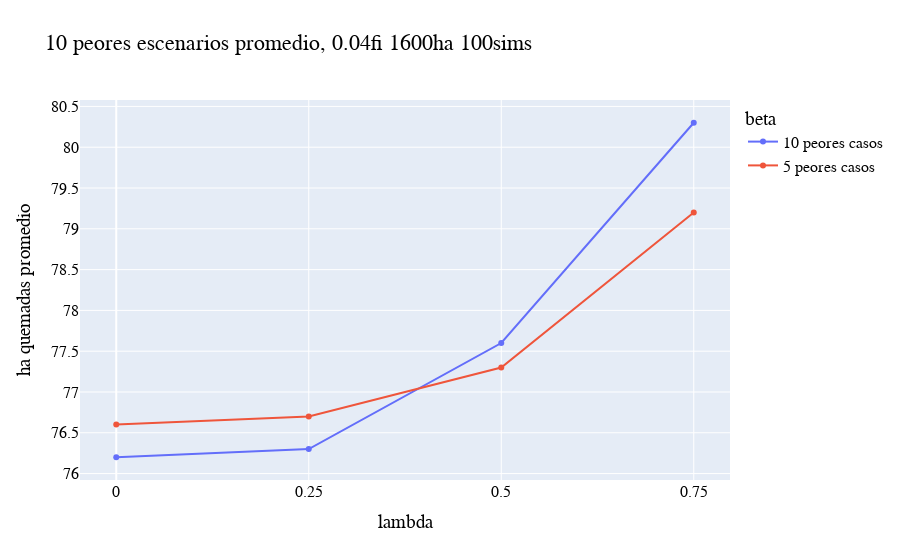

Here is the notebook cell this chart was saved with:
### Code cell
#[fo1,b,l,fi,wc10,wc5]
beta1 = list(i[4] for i in m4 if i[1] == 0.9)
beta1.reverse()
beta2 = list(i[4] for i in m4 if i[1] == 0.95)
beta2.reverse()



fig2 = go.Figure(go.Scatter(x = lambdas, y = beta1, name = "10 peores casos"))

fig2.add_scatter(x=lambdas, y=beta2, name = '5 peores casos')

fig2.update_layout(
    xaxis = dict(
        tickmode = 'linear',
        tick0 = 0,
        dtick = 0.25),
    title="10 peores escenarios promedio, 0.04fi 1600ha 100sims",
    xaxis_title="lambda",
    yaxis_title="ha quemadas promedio",
    legend_title="beta",
    font=dict(
        family="Arial",
        size=16,
        color="Black"))

fig2.show()

### Figure 1 — Plotly figure (JSON) as saved in the notebook; plotly's stock layout.template omitted (floating-point values rounded to 4 significant figures)
{"data": [{"name": "10 peores casos", "type": "scatter", "x": [0, 0.25, 0.5, 0.75], "y": [76.2, 76.3, 77.6, 80.3]}, {"name": "5 peores casos", "type": "scatter", "x": [0, 0.25, 0.5, 0.75], "y": [76.6, 76.7, 77.3, 79.2]}], "layout": {"font": {"color": "Black", "family": "Arial", "size": 16}, "legend": {"title": {"text": "beta"}}, "title": {"text": "10 peores escenarios promedio, 0.04fi 1600ha 100sims"}, "xaxis": {"dtick": 0.25, "tick0": 0, "tickmode": "linear", "title": {"text": "lambda"}}, "yaxis": {"title": {"text": "ha quemadas promedio"}}}}
